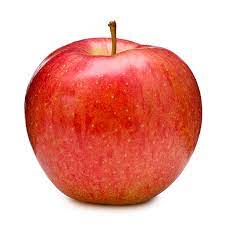
//> input picture RMSEcal/applefruit.jpg, 225 x 225 px
$ ./4   (built with g++ and OpenCV 4)
//> lines starting //> are read from the running program, lines starting //| are printed output that depends on the picture; after the words box and inside, x2 and y2 are one past the last pixel; in counts of white or black regions, pixels touching at a corner belong together
/*
    image triangulation for linear color
*/

#include <opencv2/core.hpp>
#include <opencv2/imgproc.hpp>
#include <opencv2/ximgproc.hpp>
#include <opencv2/imgcodecs.hpp>
#include <opencv2/highgui.hpp>
#include <CDT.h>
#include <Eigen/Dense>
#include <Eigen/LU>

#include <iostream>
#include <algorithm>
#include <cmath>
#include <vector>
#include <map>
#include <memory>
#include <random>

using namespace std;
using namespace cv;
using namespace cv::ximgproc;

const double MAXDIS = 99999.0;
const uint DESIRE_VERTICES_NUM = 130;
vector<uint> success_cnt_vertex, success_cnt_controlPoint;
vector<double> energy_vec, rmse_vec;

struct CustomPoint2DForCDT
{
    cv::Point data;
};

struct CustomEdgeForCDT
{
    std::pair<std::size_t, std::size_t> vertices;
};

// [9 lines left out: function drawBezier, not called in this run]

struct TriangulationMesh {
    struct CurvedTriangle {
        std::vector<uint> verticesIndexList;
        //std::vector<uint> incidentTrianglesIndexList;
        std::vector<std::pair<uint, uint>> pixelsList;

        // TODO: interpolation parameters...
        // now only const

        bool constFlag = false;
        cv::Vec3i constColor;
        double xxSum = 0.0, yySum = 0.0, xySum = 0.0, xSum = 0.0, ySum = 0.0;
        double aaa[3], bbb[3], ccc[3];
        double energy = 0.0;

        // [251 lines left out: functions getInterpolationResult, _updateSum, solve, updatePixels, not called in this run]
    };


    struct Edge {
        std::pair<uint, uint> vertexIndexPair;
        std::pair<double, double> controlPoint;
        //std::vector<std::pair<uint, uint>> bezierPointsList;
        std::shared_ptr<CurvedTriangle> leftTriangle;
        std::shared_ptr<CurvedTriangle> rightTriangle;

        void setVertexIndex(const std::pair<uint, uint>& p) {
            vertexIndexPair = p;
        }

        void setControlPoint(const std::pair<double, double>& p1, const std::pair<double, double>& p2) {
            controlPoint = { (p1.first + p2.first) / 2.0, (p1.second + p2.second) / 2.0 };
        }

        // [5 lines left out: function setControlPoint, not called in this run]

        void setControlPoint(cv::Point2d cvc_new) {
            controlPoint = { cvc_new.x, cvc_new.y };
        }

        cv::Point2d getControlPointCV() {
            return cv::Point2d(controlPoint.first, controlPoint.second);
        }

        // [7 lines left out: function setTrianglePtr, not called in this run]
    };

    struct Vertex {
        std::pair<double, double> coordinate;
        std::vector<std::shared_ptr<Edge>> incidentEdgesList;
        std::vector<uint> incidentVerticesList;

        // [4 lines left out: function setCoordinate, not called in this run]

        void setCoordinate(cv::Point2d p) {
            coordinate = { p.x, p.y };
        }

        cv::Point2d getCoordinate() {
            return cv::Point2d(coordinate.first, coordinate.second);
        }
    };

    std::vector<std::shared_ptr<Vertex>> pointsList;
    std::map<std::pair<uint, uint>, std::shared_ptr<Edge>> edgesMap;
    std::vector<std::shared_ptr<CurvedTriangle>> trianglesList;

    TriangulationMesh() {}

    // [129 lines left out: functions TriangulationMesh, _setPointsList, _setEdgesMap, _setTrianglesList, setPointsIncidentVertices, not called in this run]
};

struct HalfSurfaceChecker {
    std::vector<std::pair<cv::Point2d, cv::Point2d>> segmentsList;

    // check a and b are all in same side
    // [25 lines left out: function check, not called in this run]
};

// [13 lines left out: function _printPoints, not called in this run]

void wt(int key) {
    if (key == 1)
        cv::waitKey(0);

    return;
}

void imShowAndimWrite(const cv::Mat& image, std::string imName) {
    //cv::imshow(imName, image);
    cv::imwrite(imName, image);
    wt(0);
}

double getDistancePTP(const cv::Point& a, const cv::Point& b) {
    return cv::norm(a - b);
}

double getDistancePTP(const cv::Point2d& a, const cv::Point2d& b) {
    return cv::norm(a - b);
}

/*
    c->line(a, b)
*/
double getDistancePTL(const cv::Point2d& a, const cv::Point2d& b, const cv::Point2d& c) {
    // norm = || v ||
    cv::Point2d v1 = c - a;
    cv::Point2d v2 = b - a;
    double v2Norm = cv::norm(v2);
    cv::Point2d v3 = (v1.ddot(v2) / (v2Norm * v2Norm)) * v2;
    cv::Point2d v4 = v1 - v3;
    return cv::norm(v4);
}

// [8 lines left out: function getCos, not called in this run]

vector<Point> DouglasPeuckerRun(vector<Point> pointList, const double& epsilon = 5.0) {

    if (pointList.size() <= 2) {
        return pointList;
    }

    // Find out point with the maximum distance
    double distanceMaximum = 0.0;
    size_t index = 0;

    for (size_t i = 1; i < pointList.size() - 1; i++) {
        double dis = getDistancePTL(pointList.front(), pointList.back(), pointList[i]);
        if (dis > distanceMaximum) {
            index = i;
            distanceMaximum = dis;
        }
    }

    vector<Point> resultList;

    if (distanceMaximum > epsilon) {
        // recursive
        auto resultList1 = DouglasPeuckerRun(vector<Point>(pointList.begin(), pointList.begin() + index + 1), epsilon);
        auto resultList2 = DouglasPeuckerRun(vector<Point>(pointList.begin() + index, pointList.end()), epsilon);

        resultList1.insert(resultList1.end(), resultList2.begin() + 1, resultList2.end());
        resultList = resultList1;
    }
    else {
        resultList.emplace_back(pointList.front());
        resultList.emplace_back(pointList.back());
    }

    return resultList;
}


// [276 lines left out: functions drawMesh, addVertices2, not called in this run]


void TriangulationRun(const cv::Mat& imageInput, vector<vector<Point> >& segmentsInput, cv::Mat& edgeImageResult, TriangulationMesh& triangulationMeshResult) {

    std::vector<CustomPoint2DForCDT> points;
    std::vector<CustomEdgeForCDT> edges;

    // mapping
    std::map<std::pair<int, int>, size_t> mp;
    size_t num = 0;

    // 4 corner points
    if (mp.find({ 0,0 }) == mp.end()) {
        mp[{0, 0}] = num++;
        points.push_back({ {0,0} });
    }
    if (mp.find({ imageInput.size().width - 1,imageInput.size().height - 1 }) == mp.end()) {
        mp[{ imageInput.size().width - 1, imageInput.size().height - 1 }] = num++;
        points.push_back({ { imageInput.size().width - 1,imageInput.size().height - 1 } });
    }
    if (mp.find({ 0,imageInput.size().height - 1 }) == mp.end()) {
        mp[{ 0, imageInput.size().height - 1 }] = num++;
        points.push_back({ { 0,imageInput.size().height - 1 } });
    }
    if (mp.find({ imageInput.size().width - 1,0 }) == mp.end()) {
        mp[{ imageInput.size().width - 1, 0 }] = num++;
        points.push_back({ { imageInput.size().width - 1,0 } });
    }

    auto pointToPair = [](const cv::Point& point) {
        return make_pair(point.x, point.y);
    };

    for (auto& segment : segmentsInput) {
        for (auto& point : segment) {
            auto point_tmp = pointToPair(point);
            if (mp.find(point_tmp) == mp.end()) {
                mp[point_tmp] = num++;
                points.push_back({ point });
            }
        }
    }

    for (auto& segment : segmentsInput) {
        for (size_t j = 1; j < segment.size(); j++) {

            auto findIndex1 = mp[pointToPair(segment[j - 1])];
            auto findIndex2 = mp[pointToPair(segment[j])];

            edges.push_back({ {findIndex1, findIndex2} });
        }
    }

    std::cout << "[TriangulationRun] points size:" << points.size() << std::endl;
    std::cout << "[TriangulationRun] edges size:" << edges.size() << std::endl;


    // CDT Run
    CDT::Triangulation<double> cdt(
        CDT::VertexInsertionOrder::Auto,
        CDT::IntersectingConstraintEdges::Resolve,
        1.0
    );
    cdt.insertVertices(
        points.begin(),
        points.end(),
        [](const CustomPoint2DForCDT& p) { return static_cast<double>(p.data.x); },
        [](const CustomPoint2DForCDT& p) { return static_cast<double>(p.data.y); }
    );
    cdt.insertEdges(
        edges.begin(),
        edges.end(),
        [](const CustomEdgeForCDT& e) { return e.vertices.first; },
        [](const CustomEdgeForCDT& e) { return e.vertices.second; }
    );

    cdt.eraseSuperTriangle();

    TriangulationMesh triangulationMesh(cdt);

    // draw edge (no necessary)
    //edgeImageResult = Mat::zeros(imageInput.size(), CV_8UC3);
    edgeImageResult = imageInput.clone();
    for (auto e : triangulationMesh.edgesMap) {

        auto p1 = triangulationMesh.pointsList[e.first.first]->coordinate;
        auto p2 = triangulationMesh.pointsList[e.first.second]->coordinate;

        auto cvp1 = cv::Point(static_cast<int>(p1.first), static_cast<int>(p1.second));
        auto cvp2 = cv::Point(static_cast<int>(p2.first), static_cast<int>(p2.second));

        // [debug use]
        if (e.first.first >= points.size() || e.first.second >= points.size())
        {
            cv::line(edgeImageResult, cvp1, cvp2, { 255,0,0 });
        }
        else
        {
            cv::line(edgeImageResult, cvp1, cvp2, { 0,0,255 });
        }
    }

    //draw points
    int _pcnt = 0;
    for (auto p : triangulationMesh.pointsList) {
        auto cvp = cv::Point(static_cast<int>(p->coordinate.first), static_cast<int>(p->coordinate.second));


        if (_pcnt >= points.size())
        {
            cv::circle(edgeImageResult, cvp, 2, { 0,0,255 });
        }
        else
        {
            cv::circle(edgeImageResult, cvp, 2, { 255,0,0 });
        }

        _pcnt++;
    }

    triangulationMeshResult = triangulationMesh;
}

// [103 lines left out: function addVertices1, not called in this run]

void edgeDrawingRun(const cv::Mat &imageInput, cv::Mat& imageResult, vector<vector<Point> >& segmentsResult) {

    // convert
    cv::Mat image;
    cv::cvtColor(imageInput, image, COLOR_BGR2GRAY);

    // edge drawing
    Ptr<EdgeDrawing> ed = createEdgeDrawing();
    //ed->params.MaxDistanceBetweenTwoLines = 200.0;
    ed->params.EdgeDetectionOperator = EdgeDrawing::SOBEL;
    ed->params.GradientThresholdValue = 38;
    ed->params.AnchorThresholdValue = 8;
    ed->params.MinPathLength = 30;

    vector<Vec4f> lines;
    lines.clear();
    // Detect edges
    //you should call this before detectLines() and detectEllipses()
    ed->detectEdges(image);
    // Detect lines
    ed->detectLines(lines);

    // draw lines
    Mat edge_image_ed = Mat::zeros(image.size(), CV_8UC3);
    vector<vector<Point> > segments = ed->getSegments();

    // DouglasPeuckerRun
    for (size_t i = 0; i < segments.size(); i++)
    {
        //size_t beforDPNum = segments[i].size();
        segments[i] = DouglasPeuckerRun(segments[i]);
        //size_t afterDPNum = segments[i].size();
        //cout << "++ " << afterDPNum << " : " << beforDPNum << " ++" << endl;
    }

    // first process of vertex number
    //addVertices1(segments);

    // draw segments to result mat
    for (size_t i = 0; i < segments.size(); i++)
    {
        const Point* pts = &segments[i][0];
        int n = (int)segments[i].size();
        //random color
        polylines(edge_image_ed, &pts, &n, 1, false, Scalar((rand() & 255), (rand() & 255), (rand() & 255)), 1);
    }

    // draw circle for vertices
    for (size_t i = 0; i < segments.size(); i++)
    {
        auto& seg = segments[i];
        for (size_t j = 0; j < seg.size(); j++) {
            cv::Point p1 = seg[j];

            cv::circle(edge_image_ed, p1, 3, { 255,255,255 });
        }
    }


    imageResult = edge_image_ed;
    segmentsResult = segments;
}

// [670 lines left out: functions rasterization, rasterization2, energyRecal, vertexEnergy, vertexGradient, controlPointEnergy and 2 more, not called in this run]

int main2()
{

    String imgPath = "./applefruit.jpg"; //applefruit
    /*
    159 470
    success_cnt_controlPoint:265 179 115 79 56
    success_cnt_vertex:6 9 7 6 4
    energySum:894.832 655.812 543.221 481.596 445.902 424.944
    rmse:0.13295 0.113817 0.103587 0.0975347 0.0938506 0.0916185
    */

    Mat image;
    image = imread(imgPath, IMREAD_COLOR); // Read the file
    if (image.empty()) // Check for invalid input
    {
        std::cout << "[main2] Could not open or find the image" << std::endl;
        return -1;
    }

    // process
    {
        std::cout << "[main2] COLS:" << image.cols << endl;
        std::cout << "[main2] ROWS:" << image.rows << endl;
        std::cout << "[main2] CHANNELS:" << image.channels() << endl;

        // 1. edge drawing
        cv::Mat result_EdgeDrawing_mat;
        vector<vector<Point> > result_EdgeDrawing_segments;
        edgeDrawingRun(image, result_EdgeDrawing_mat, result_EdgeDrawing_segments);

        std::string edgeDrawing_imName = "[main2] EdgeDrawing detected edges.jpg";
        imShowAndimWrite(result_EdgeDrawing_mat, edgeDrawing_imName);

        // 2. triangulation
        cv::Mat result_Triangulation_mat;
        TriangulationMesh result_triangulationMesh;
        TriangulationRun(image, result_EdgeDrawing_segments, result_Triangulation_mat, result_triangulationMesh);

        std::string triangulation_imName = "[main2] TriangulationImage.jpg";
        imShowAndimWrite(result_Triangulation_mat, triangulation_imName);


        // 3. rasterization
        rasterization(image, result_triangulationMesh, false, "[rasterization] imageResult.jpg");

        // [8 lines of commented-out code are left out]


        const uint it_i_BOUND = 5;
        for (uint it_i = 0; it_i < it_i_BOUND; it_i++)
        {
            cout << "[main2] UPDATE it_i:" << it_i << endl;

            // 4. control point update
            {
                controlPointGradient(image, result_triangulationMesh);
                cv::Mat result_Triangulation_mat3;
                drawMesh(image, result_triangulationMesh, result_Triangulation_mat3);

                std::string controlPoint_imName = "[main2] controlPointGradient Image";
                controlPoint_imName += std::to_string(it_i);
                controlPoint_imName += ".jpg";
                imShowAndimWrite(result_Triangulation_mat3, controlPoint_imName);
            }

            // 5. vetices update
            {
                vertexGradient(image, result_triangulationMesh);
                cv::Mat result_Triangulation_mat2;
                drawMesh(image, result_triangulationMesh, result_Triangulation_mat2);

                std::string vertex_imName = "[main2] vertexGradient Image";
                vertex_imName += std::to_string(it_i);
                vertex_imName += ".jpg";
                imShowAndimWrite(result_Triangulation_mat2, vertex_imName);
            }


            // 6. result
            {
                string res_imName = "[rasterization] imageResult";
                res_imName += std::to_string(it_i);
                res_imName += ".jpg";
                rasterization(image, result_triangulationMesh, false, res_imName);
            }

        }

        // print stats
        printStats();


        wt(1);
    }


    return 0;
}


// [62 lines left out: functions _test, _test2, not called in this run]

int main(int argc, char** argv)
{
    ios::sync_with_stdio(false);
    cin.tie(0), cout.tie(0);

    //return _test2();
    return main2();
//> in main2, image is the input picture: 225 rows x 225 cols, CV_8UC3; mean B, G, R 157.3, 166.9, 233.5
//| [main2] COLS:225
//| [main2] ROWS:225
//| [main2] CHANNELS:3
//> in edgeDrawingRun, `cv::cvtColor(imageInput, image, COLOR_BGR2GRAY);`:
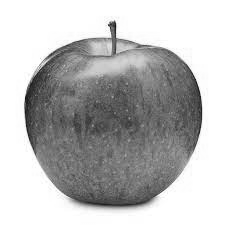
//> image: 225 rows x 225 cols, CV_8UC1; min 16, max 255, mean 185.7
//> after the loop in edgeDrawingRun, `for (size_t i = 0; i < segments.size(); i++)`:
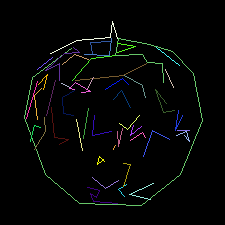
//> edge_image_ed: 225 rows x 225 cols, CV_8UC3; mean B, G, R 5, 5.7, 4.7
//> after the loop in edgeDrawingRun, `for (size_t i = 0; i < segments.size(); i++)`:
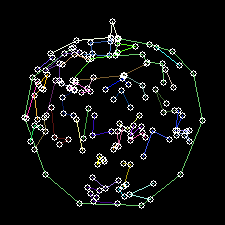
//> edge_image_ed: 225 rows x 225 cols, CV_8UC3; 4.57% of pixels changed, all inside (x1, y1, x2, y2) = (21, 18, 206, 209)
//> in main2, `edgeDrawingRun(image, result_EdgeDrawing_mat, result_EdgeDrawing_segme..`: result_EdgeDrawing_segments = 45 contours, 12 with area under 20; largest, box (x1, y1, x2, y2) and area: (24, 38, 203, 206) 21642, (50, 21, 118, 54) 325, (143, 130, 170, 157) 262, (72, 55, 116, 81) 236, (75, 63, 147, 81) 230
//> the loop in TriangulationRun, `for (auto& segment : segmentsInput)` made 45 passes
//> (segment, num) on passes 2, 3, 4, 6, 7, 8, 9, 11, 12, 13, 14: (2 Points (x, y): [52, 57], [37, 69], 23), (3 Points (x, y): [115, 55], [91, 58], [72, 80], 25), (2 Points (x, y): [165, 69], [173, 87], 27), (3 Points (x, y): [84, 54], [109, 55], [111, 38], 35), (3 Points (x, y): [117, 43], [135, 46], [117, 52], 38), (2 Points (x, y): [82, 150], [76, 119], 40), (3 Points (x, y): [146, 63], [123, 75], [75, 80], 43), (3 Points (x, y): [88, 59], [74, 54], [62, 64], 52), (3 Points (x, y): [111, 131], [92, 135], [94, 115], 55), (3 Points (x, y): [110, 41], [90, 42], [92, 53], 58), (2 Points (x, y): [46, 115], [55, 80], 60)
//> num on passes 1, 5, 10, 16, 25, 28: 21, 32, 49, 69, 96, 106
//> after the loop in TriangulationRun, `for (auto& segment : segmentsInput)`: mp = 156 items; num = 156; points = 156 items
//> the loop in TriangulationRun, `for (auto& segment : segmentsInput)` made 45 passes
//> segment on passes 2, 3, 4, 6, 7, 8, 9, 11, 12, 13, 14: 2 Points (x, y): [52, 57], [37, 69], 3 Points (x, y): [115, 55], [91, 58], [72, 80], 2 Points (x, y): [165, 69], [173, 87], 3 Points (x, y): [84, 54], [109, 55], [111, 38], 3 Points (x, y): [117, 43], [135, 46], [117, 52], 2 Points (x, y): [82, 150], [76, 119], 3 Points (x, y): [146, 63], [123, 75], [75, 80], 3 Points (x, y): [88, 59], [74, 54], [62, 64], 3 Points (x, y): [111, 131], [92, 135], [94, 115], 3 Points (x, y): [110, 41], [90, 42], [92, 53], 2 Points (x, y): [46, 115], [55, 80]
//> after the loop in TriangulationRun, `for (auto& segment : segmentsInput)`: edges = 108 items
//| [TriangulationRun] points size:156
//| [TriangulationRun] edges size:108
//> (the run ends here: the program needs code that is not available in this run, at `CDT::Triangulation<double> cdt(`)
